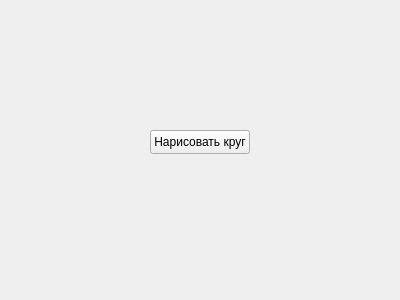
<?xml version="1.0" encoding="UTF-8"?>
<ui version="4.0">
 <class>Form</class>
 <widget class="QWidget" name="Form">
  <property name="geometry">
   <rect>
    <x>0</x>
    <y>0</y>
    <width>400</width>
    <height>300</height>
   </rect>
  </property>
  <property name="windowTitle">
   <string>Git и желтые окружности</string>
  </property>
  <widget class="QPushButton" name="pushButton">
   <property name="geometry">
    <rect>
     <x>150</x>
     <y>130</y>
     <width>100</width>
     <height>24</height>
    </rect>
   </property>
   <property name="text">
    <string>Нарисовать круг</string>
   </property>
  </widget>
 </widget>
 <resources/>
 <connections/>
</ui>
